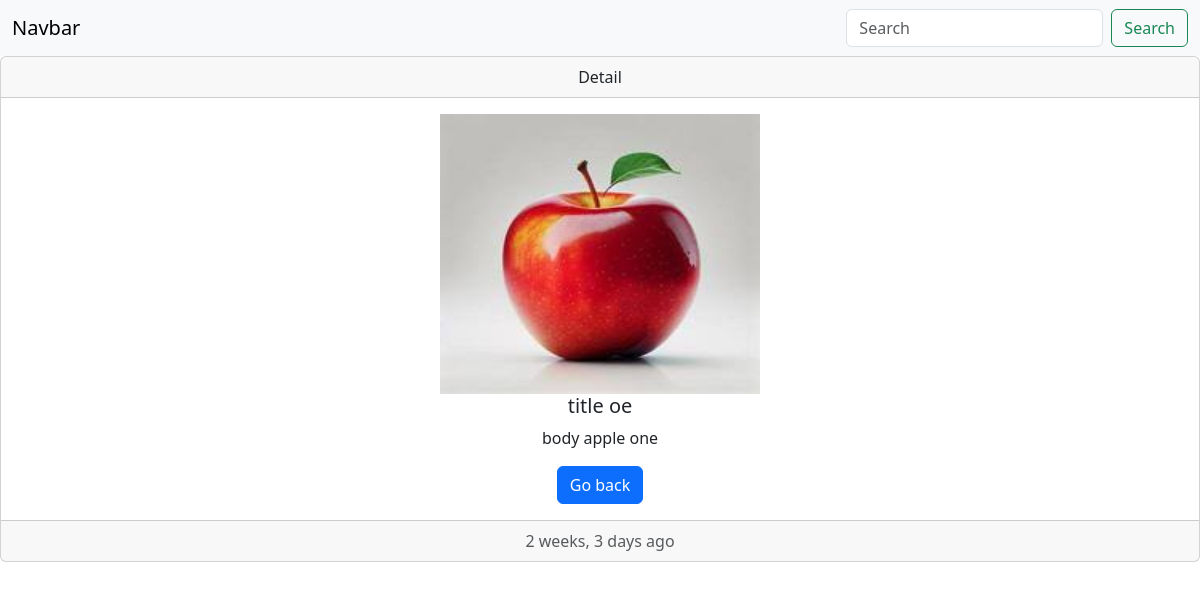
Before: /postdetail/1/ with the older database file.
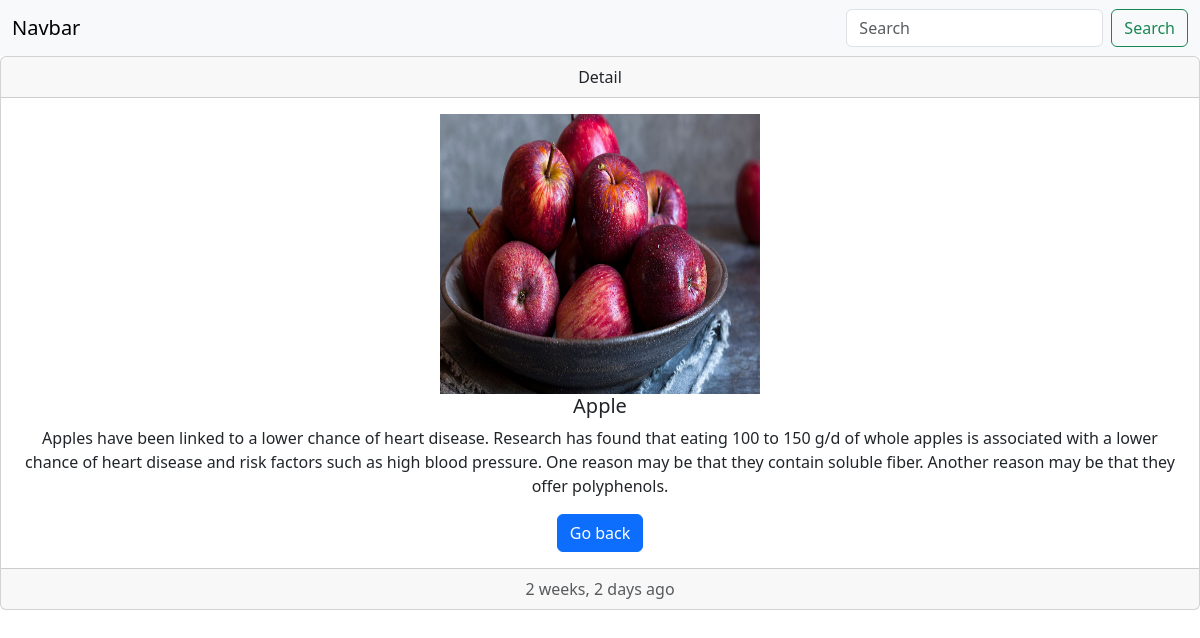
After: the same page with the newer database file.
### posts/models.py (models this page shows, shortened)
class Post(models.Model):
    title = models.CharField(max_length=255)
    photo=models.ImageField(upload_to='photo')
    post_body = models.TextField()
    date=models.DateField(auto_now=True)

### posts/views.py (the view)
# urls.py: path('postdetail/<int:id>/', postdetail, name='postdetail'),
def postdetail(request,id):
    data=Post.objects.filter(id=id)
    context={"data":data}
    return render(request,'postdetails.html',context)

### templates/postdetails.html (shortened to what this page needs)
{% load static %}
<!DOCTYPE html>
    <html lang="en">
    <head>
        <link rel="stylesheet" href="{% static 'css/bootstrap.min.css' %}">
    </head>
    <body>
        <nav class="navbar bg-body-tertiary">
            <div class="container-fluid">
              <a class="navbar-brand">Navbar</a>
              <form class="d-flex" role="search">
                <input class="form-control me-2" type="search" placeholder="Search" aria-label="Search"/>
                <button class="btn btn-outline-success" type="submit">Search</button>
              </form>
            </div>
          </nav>
        {% for i in data %}
        <div class="card text-center">
            <div class="card-header">
              Detail
            </div>
            <div class="card-body">
                <img src="{{i.photo.url}}">
              <h5 class="card-title">{{i.title}}</h5>
              <p class="card-text">{{i.post_body}}</p>
              <a href="{% url 'posts' %}" class="btn btn-primary">Go back</a>
            </div>
            <div class="card-footer text-body-secondary">
                {{i.date | timesince}} ago
            </div>
          </div>
        {% endfor %}
    </body>
    </html>

Changed rows visible on the page:
removed Post: photo (picture), title "title oe", post_body "body apple one", date "2 weeks, 3 days"
added Post: photo (picture), title "Apple", post_body "Apples have been linked to a lower chance of heart disease. Research has found that eating 100 to 150 g/d of whole apples is associated with a lower chance of heart disease and risk factors such as high blood pressure. One reason may be that they contain soluble fiber. Another reason may be that they offer polyphenols.", date "2 weeks, 2 days"
